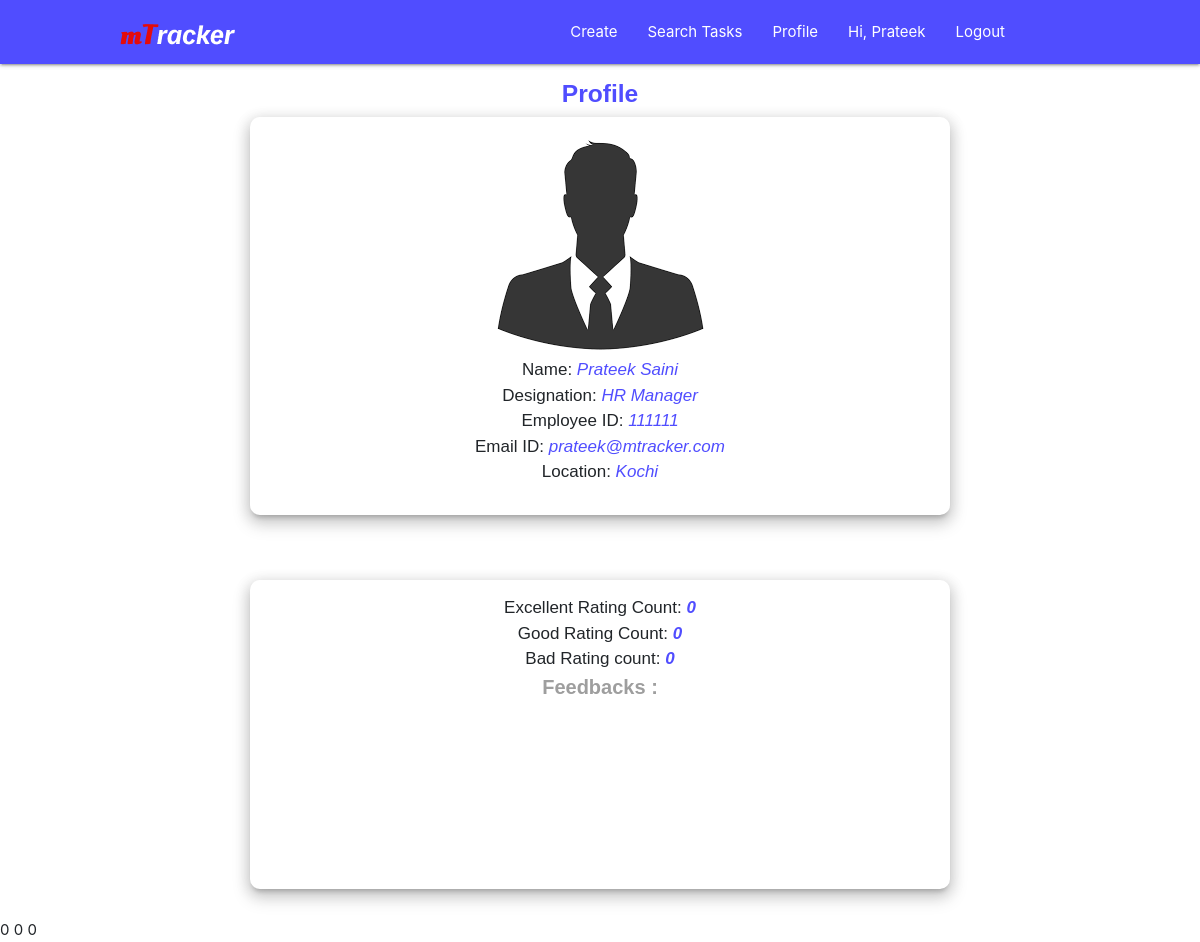
/hr-profile/ (signed in), run on the app's committed database.
### accounts/models.py (models this page shows)
class User(AbstractUser):
    username = None
    first_name = models.CharField(max_length=20)
    last_name = models.CharField(max_length=20)
    email = models.EmailField(max_length=30, unique=True)
    empid = models.CharField(max_length=8)
    designation = models.CharField(max_length=20)
    location = models.CharField(max_length=20)
    objects = UserManager()
    USERNAME_FIELD = 'email'
    REQUIRED_FIELDS = []

### mtracker/views.py (the view)
# urls.py: path('hr-profile/', views.profileData, name='profile'),
@login_required(login_url="/login")
def profileData(request):
    totaltask = TaskData.objects.all().count()
    completedtask = TaskData.objects.filter(taskstatus='Completed').count()
    pendingtask = TaskData.objects.filter(taskstatus='Pending').count()
    excellent = Feedback.objects.filter(rating__range=['3', '4']).count()
    good = Feedback.objects.filter(rating__range=['1', '2']).count()
    bad = Feedback.objects.filter(rating='0').count()
    allData = Feedback.objects.all().order_by('-id')
    context = {
        "totaltask":totaltask,
        "completedtask":completedtask,
        "pendingtask":pendingtask,
        'excellent':excellent,
        'good':good,
        'bad':bad,
        'allData': allData
    }
    return render(request, "hr-profile.html", context=context)

### templates/hr-profile.html (shortened to what this page needs)
    {% extends "base.html" %}
    {% block body %}
    <div class="profile-container">
        <div class="row">
            <center>
                <h5 class="profile-title">Profile</h5>
                <div class="profile-details-card z-depth-3">
                    <div class="profile-img" id="profile-img">
                        <img src="/static/img/profile.png">
                    </div>
                    <ul>
                        <li>Name: <span>{{user.first_name}} {{user.last_name}}</span></li>
                        <li>Designation: <span>{{user.designation}}</span></li>
                        <li>Employee ID: <span>{{request.user.empid}}</span></li>
                        <li>Email ID: <span>{{user.email}}</span></li>
                        <li>Location: <span>{{user.location}}</span></li>
                    </ul>
                </div>
                <br>
            </center>
        </div>
        <div class="row">
            <center>
                <div class="profile-details-card z-depth-3">
                <center>
                    <ul>
                        <li>Excellent Rating Count: <span style="font-weight: bold;">{{excellent}}</span></li>
                        <li>Good Rating Count: <span style="font-weight: bold;">{{good}}</span></li>
                        <li>Bad Rating count: <span style="font-weight: bold;">{{bad}}</span></li>
                        <label for="fedd" style="font-size: 20px; font-weight: bold;">Feedbacks : </label>
                        <ul id="fedd">
                        </ul>
                    </ul>
                </center>
                </div>
            </center>
            <br>
        </div>
    </div>
    {{excellent}}
    {{good}}
    {{bad}}
{% endblock %}

### templates/base.html (shortened to what this page needs)
<!DOCTYPE html>
<html lang="en">
<head>
    <link rel="stylesheet" href="https://cdnjs.cloudflare.com/ajax/libs/materialize/1.0.0/css/materialize.min.css">
    <link rel="stylesheet" href="/static/css/create-task_style.css">
    <link rel="stylesheet" href="/static/css/jquery.datetimepicker.css">
    <link rel="stylesheet" href="https://cdnjs.cloudflare.com/ajax/libs/materialize/1.0.0/css/materialize.min.css">
    <link rel="stylesheet" href="/static/css/hr-profile_style.css">
    <link href="https://cdn.jsdelivr.net/npm/bootstrap@5.1.3/dist/css/bootstrap.min.css" rel="stylesheet">
    <link rel="stylesheet" type="text/css" href="https://stackpath.bootstrapcdn.com/bootstrap/4.3.1/css/bootstrap.min.css">
    <link rel="stylesheet" type="text/css" href="https://codepen.io/skjha5993/pen/bXqWpR.css">
    <link rel="stylesheet" href="https://cdnjs.cloudflare.com/ajax/libs/materialize/1.0.0/css/materialize.min.css">
    <link rel="stylesheet" href="/static/css/update-task_style.css">
    <link rel="stylesheet" href="/static/css/jquery.datetimepicker.css">
    <link rel="stylesheet" href="/static/css/search-display-task_style.css">
    <link rel="stylesheet" href="/static/css/hr-profile_style.css">
</head>
<body>
    <div class="navbar-fixed">
        <nav>
            <div class="nav-wrapper">
                <a href="#!" class="brand-logo">
                    <img src="/static/img/mTracker.png">
                </a>
                <ul class="right hide-on-med-and-down">
                    <li><a href="{% url 'create' %}">Create</a></li>
                    <li><a href="{% url 'search'%}">Search Tasks</a></li>
                    {% if user.is_authenticated %}
                    <li><a href="{% url 'profile'%}">Profile</a></li>
                    <li><a href="{% url 'profile'%}">Hi, {{request.user.first_name}}</a></li>
                    <li><a href="{% url 'logout'%}">Logout</a></li>
                    {% else %}
                    <li><a href="{% url 'login'%}">Login</a></li>
                    {% endif %}
                </ul>
            </div>
        </nav>
    </div>
    {% block body %}
    {% endblock %}
</body>
</html>

### static/css/create-task_style.css (style rules this page uses)
body { overflow-x: hidden; }
.nav-wrapper { padding: 0% 15% 0% 10%; background-color: #504DFF; position: fixed; }

### static/css/hr-profile_style.css (style rules this page uses)
body { overflow-x: hidden; }
.profile-container { font-size: 17px; font-family:'Arial Narrow Bold', sans-serif; }
.profile-title { font-weight: 800; color: #504DFF; }
.tasks-summary-card, .profile-details-card { height: fit-content; max-width: 700px; padding: 15px 50px; border-radius: 10px; margin: 10px; }
li >span { font-style: italic; color: #504DFF; }

### static/css/update-task_style.css (style rules this page uses)
body { overflow-x: hidden; }
.nav-wrapper { padding: 0% 15% 0% 10%; background-color: #504DFF; position: fixed; }

### templates/hr-profile.html (style rules this page uses)
#fedd { height:150px; width:70%; overflow:hidden; overflow-y:scroll; }

### data on the page
User: user.first_name "Prateek", first_name "Prateek", last_name "Saini", designation "HR Manager", user.empid "111111", email "prateek@mtracker.com", location "Kochi"

### other printed values
{{ excellent }} "0"
{{ good }} "0"
{{ bad }} "0"
